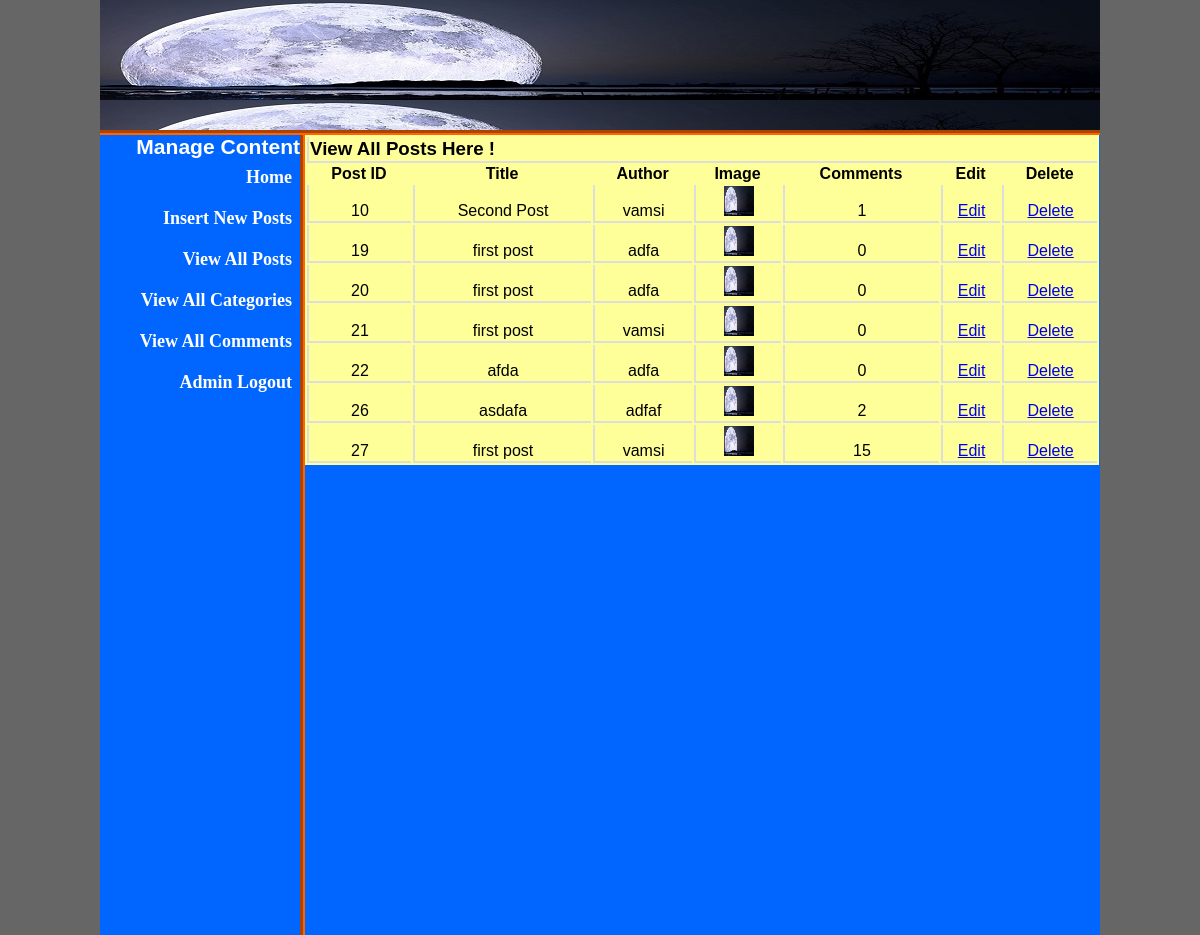
The app's page /admin/index.php?view_posts with its own data.
### tables this page shows
CREATE TABLE `posts` (
  `post_id` int(11) NOT NULL,
  `category_id` int(11) NOT NULL,
  `post_title` varchar(111) NOT NULL,
  `post_date` varchar(111) NOT NULL,
  `post_author` varchar(111) NOT NULL,
  `post_keywords` text NOT NULL,
  `post_image` text NOT NULL,
  `post_content` text NOT NULL
);

### admin/includes/view_post.php (the view, shortened to what this page needs)
<?php
include_once('connect.php');
?>
<table width="794" align="center" bgcolor="#ff9">
	<tr>
		<td colspan="8"><h3>View All Posts Here !</h3></td>
	</tr>
	<tr>
		<th>Post ID</th>
		<th>Title</th>
		<th>Author</th>
		<th>Image</th>
		<th>Comments</th>
		<th>Edit</th>
		<th>Delete</th>
	</tr>
	<?php
	$get_posts= "select * from posts";
	$run_posts= mysqli_query($conn, $get_posts);
	while($row_posts=mysqli_fetch_array($run_posts)){
		$post_id= $row_posts['post_id'];
		$post_title= $row_posts['post_title'];
		$post_author= $row_posts['post_author'];
		$post_image= $row_posts['post_image'];
	?>
	<tr align="center">
		<td><?php echo"$post_id"; ?></td>
		<td><?php echo"$post_title"; ?></td>
		<td><?php echo"$post_author"; ?></td>
		<td><img width="30" height="30" src="news_images/<?php echo $post_image; ?>" /></td>
		<td>
			<?php
			$get_comments = "select * from comments where post_id = '$post_id'";
			$run_comments = mysqli_query($conn, $get_comments);
			$count = mysqli_num_rows($run_comments);
			echo "$count";
			?>
		</td>
		<td><a href="index.php?edit_post=<?php echo $post_id;?>">Edit</a></td>
		<td><a href="includes/delete_post.php?delete_post=<?php echo $post_id;?>">Delete</a></td>
	</tr>
	<?php } ?>
</table>

### admin/styles.css (style rules this page uses)
html, body, div, span, applet, object, iframe, h1, h2, h3, h4, h5, h6, p, blockquote, pre, a, abbr, acronym, address, big, cite, code, del, dfn, em, img, ins, kbd, q, s, samp, small, strike, strong, sub, sup, tt, var, b, u, i, center, dl, dt, dd, ol, ul, li, fieldset, form, label, legend, table, caption, tbody, tfoot, thead, tr, th, td, article, aside, canvas, details, embed, figure, figcaption, footer, header, hgroup, menu, nav, output, ruby, section, summary, time, mark, audio, video { margin: 0; padding: 0; border: 0; vertical-align: baseline; }
body { background: #666; }

### admin/includes/view_post.php (style rules this page uses)
td { border-bottom:2px solid #ddd; border-left:2px solid #ddd; padding:1px; }

### records on screen
posts: post_id "10", post_title "Second Post", post_author "vamsi", post_image (picture), count "1"
posts: post_id "19", post_title "first post", post_author "adfa", post_image (picture), count "0"
posts: post_id "20", post_title "first post", post_author "adfa", post_image (picture), count "0"
posts: post_id "21", post_title "first post", post_author "vamsi", post_image (picture), count "0"
posts: post_id "22", post_title "afda", post_author "adfa", post_image (picture), count "0"
posts: post_id "26", post_title "asdafa", post_author "adfaf", post_image (picture), count "2"
posts: post_id "27", post_title "first post", post_author "vamsi", post_image (picture), count "15"
